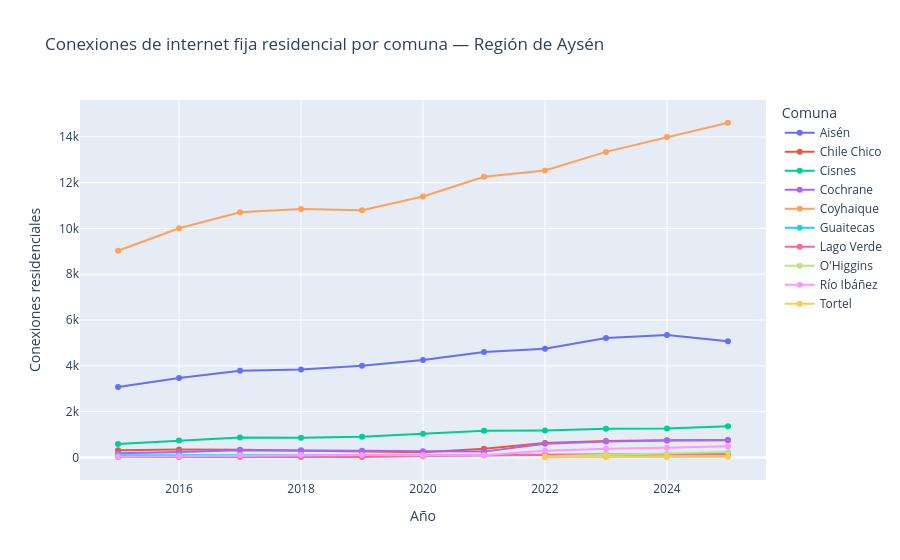

Write notebook code for a chart like this one.
### Code cell
# Filtrar solo diciembres para la serie anual
dic = df_largo[df_largo['mes'] == 'Dic'].copy()

# Probar el gráfico con todas las comunas primero
fig = px.line(
    dic,
    x='anio',
    y='conexiones',
    color='comuna',
    markers=True,
    title='Conexiones de internet fija residencial por comuna — Región de Aysén',
    labels={
        'anio': 'Año',
        'conexiones': 'Conexiones residenciales',
        'comuna': 'Comuna'
    }
)
fig.show()

### Figure 1 — Plotly figure (JSON) as saved in the notebook; plotly's stock layout.template omitted (floating-point values rounded to 4 significant figures)
{"data": [{"hovertemplate": "Comuna=Aisén<br>Año=%{x}<br>Conexiones residenciales=%{y}<extra></extra>", "legendgroup": "Aisén", "line": {"color": "#636efa", "dash": "solid"}, "marker": {"symbol": "circle"}, "mode": "lines+markers", "name": "Aisén", "orientation": "v", "showlegend": true, "type": "scatter", "x": [2015, 2016, 2017, 2018, 2019, 2020, 2021, 2022, 2023, 2024, 2025], "xaxis": "x", "y": [3074.0, 3469.0, 3780.0, 3836.0, 4009.0, 4253.0, 4608.0, 4746.0, 5212.0, 5347.0, 5076.0], "yaxis": "y"}, {"hovertemplate": "Comuna=Chile Chico<br>Año=%{x}<br>Conexiones residenciales=%{y}<extra></extra>", "legendgroup": "Chile Chico", "line": {"color": "#EF553B", "dash": "solid"}, "marker": {"symbol": "circle"}, "mode": "lines+markers", "name": "Chile Chico", "orientation": "v", "showlegend": true, "type": "scatter", "x": [2015, 2016, 2017, 2018, 2019, 2020, 2021, 2022, 2023, 2024, 2025], "xaxis": "x", "y": [317.0, 345.0, 338.0, 292.0, 256.0, 230.0, 380.0, 635.0, 714.0, 748.0, 749.0], "yaxis": "y"}, {"hovertemplate": "Comuna=Cisnes<br>Año=%{x}<br>Conexiones residenciales=%{y}<extra></extra>", "legendgroup": "Cisnes", "line": {"color": "#00cc96", "dash": "solid"}, "marker": {"symbol": "circle"}, "mode": "lines+markers", "name": "Cisnes", "orientation": "v", "showlegend": true, "type": "scatter", "x": [2015, 2016, 2017, 2018, 2019, 2020, 2021, 2022, 2023, 2024, 2025], "xaxis": "x", "y": [592.0, 737.0, 866.0, 862.0, 906.0, 1037.0, 1168.0, 1180.0, 1250.0, 1263.0, 1363.0], "yaxis": "y"}, {"hovertemplate": "Comuna=Cochrane<br>Año=%{x}<br>Conexiones residenciales=%{y}<extra></extra>", "legendgroup": "Cochrane", "line": {"color": "#ab63fa", "dash": "solid"}, "marker": {"symbol": "circle"}, "mode": "lines+markers", "name": "Cochrane", "orientation": "v", "showlegend": true, "type": "scatter", "x": [2015, 2016, 2017, 2018, 2019, 2020, 2021, 2022, 2023, 2024, 2025], "xaxis": "x", "y": [187.0, 232.0, 317.0, 316.0, 290.0, 266.0, 254.0, 596.0, 697.0, 740.0, 762.0], "yaxis": "y"}, {"hovertemplate": "Comuna=Coyhaique<br>Año=%{x}<br>Conexiones residenciales=%{y}<extra></extra>", "legendgroup": "Coyhaique", "line": {"color": "#FFA15A", "dash": "solid"}, "marker": {"symbol": "circle"}, "mode": "lines+markers", "name": "Coyhaique", "orientation": "v", "showlegend": true, "type": "scatter", "x": [2015, 2016, 2017, 2018, 2019, 2020, 2021, 2022, 2023, 2024, 2025], "xaxis": "x", "y": [9024.0, 10010.0, 10700.0, 10850.0, 10790.0, 11390.0, 12250.0, 12530.0, 13340.0, 13990.0, 14620.0], "yaxis": "y"}, {"hovertemplate": "Comuna=Guaitecas<br>Año=%{x}<br>Conexiones residenciales=%{y}<extra></extra>", "legendgroup": "Guaitecas", "line": {"color": "#19d3f3", "dash": "solid"}, "marker": {"symbol": "circle"}, "mode": "lines+markers", "name": "Guaitecas", "orientation": "v", "showlegend": true, "type": "scatter", "x": [2015, 2016, 2017, 2018, 2019, 2020, 2021, 2022, 2023, 2024, 2025], "xaxis": "x", "y": [96.0, 98.0, 118.0, 117.0, 106.0, 98.0, 92.0, 105.0, 126.0, 143.0, 192.0], "yaxis": "y"}, {"hovertemplate": "Comuna=Lago Verde<br>Año=%{x}<br>Conexiones residenciales=%{y}<extra></extra>", "legendgroup": "Lago Verde", "line": {"color": "#FF6692", "dash": "solid"}, "marker": {"symbol": "circle"}, "mode": "lines+markers", "name": "Lago Verde", "orientation": "v", "showlegend": true, "type": "scatter", "x": [2015, 2016, 2017, 2018, 2019, 2020, 2021, 2022, 2023, 2024, 2025], "xaxis": "x", "y": [19.0, 15.0, 18.0, 17.0, 16.0, 66.0, 99.0, 120.0, 128.0, 119.0, 142.0], "yaxis": "y"}, {"hovertemplate": "Comuna=O'Higgins<br>Año=%{x}<br>Conexiones residenciales=%{y}<extra></extra>", "legendgroup": "O'Higgins", "line": {"color": "#B6E880", "dash": "solid"}, "marker": {"symbol": "circle"}, "mode": "lines+markers", "name": "O'Higgins", "orientation": "v", "showlegend": true, "type": "scatter", "x": [2015, 2016, 2017, 2018, 2019, 2020, 2021, 2022, 2023, 2024, 2025], "xaxis": "x", "y": [NaN, NaN, NaN, NaN, NaN, NaN, NaN, 56.0, 123.0, 160.0, 236.0], "yaxis": "y"}, {"hovertemplate": "Comuna=Río Ibáñez<br>Año=%{x}<br>Conexiones residenciales=%{y}<extra></extra>", "legendgroup": "Río Ibáñez", "line": {"color": "#FF97FF", "dash": "solid"}, "marker": {"symbol": "circle"}, "mode": "lines+markers", "name": "Río Ibáñez", "orientation": "v", "showlegend": true, "type": "scatter", "x": [2015, 2016, 2017, 2018, 2019, 2020, 2021, 2022, 2023, 2024, 2025], "xaxis": "x", "y": [31.0, 56.0, 85.0, 108.0, 106.0, 96.0, 93.0, 293.0, 384.0, 423.0, 486.0], "yaxis": "y"}, {"hovertemplate": "Comuna=Tortel<br>Año=%{x}<br>Conexiones residenciales=%{y}<extra></extra>", "legendgroup": "Tortel", "line": {"color": "#FECB52", "dash": "solid"}, "marker": {"symbol": "circle"}, "mode": "lines+markers", "name": "Tortel", "orientation": "v", "showlegend": true, "type": "scatter", "x": [2015, 2016, 2017, 2018, 2019, 2020, 2021, 2022, 2023, 2024, 2025], "xaxis": "x", "y": [NaN, NaN, NaN, NaN, NaN, NaN, NaN, 8.0, 15.0, 16.0, 34.0], "yaxis": "y"}], "layout": {"legend": {"title": {"text": "Comuna"}, "tracegroupgap": 0}, "title": {"text": "Conexiones de internet fija residencial por comuna — Región de Aysén"}, "xaxis": {"anchor": "y", "domain": [0, 1], "title": {"text": "Año"}}, "yaxis": {"anchor": "x", "domain": [0, 1], "title": {"text": "Conexiones residenciales"}}}}
